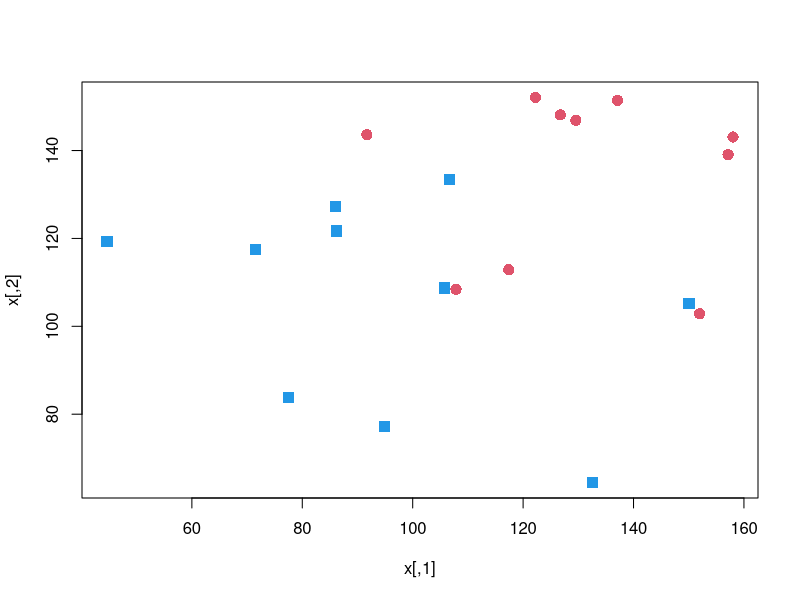
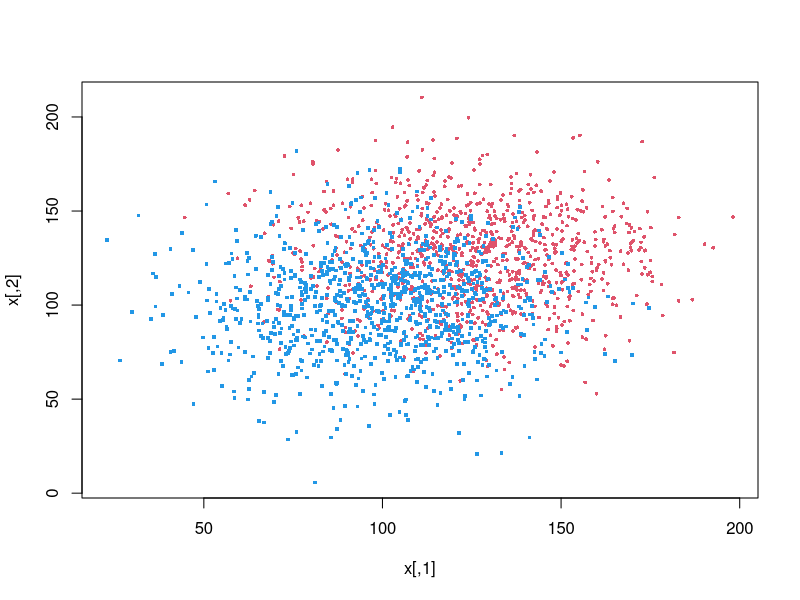
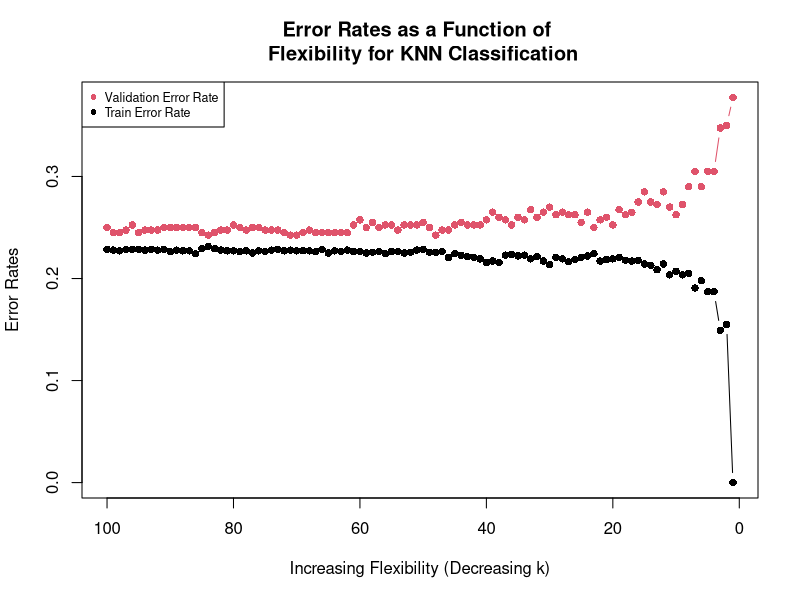

Source code (R) for these figures, in order:
rm(list=ls())
##########################################################################################
### Functions
##########################################################################################
installIfAbsentAndLoad <- function(neededVector) {
  for(thispackage in neededVector) {
    if( ! require(thispackage, character.only = T) )
    { install.packages(thispackage)}
    require(thispackage, character.only = T)
  }
}
##############################
### Load required packages ###
##############################
needed  <-  c("class")  #class contains the knn() function
installIfAbsentAndLoad(needed)
##############################
### Data Example           ###
##############################
set.seed(5072)
x <- matrix(rnorm(20 * 2, 100, 25), ncol = 2)
y <- c(rep("Down", 10), rep("Up", 10))
x[y == "Down",] <- x[y == "Down",] + 25
plot(x, col = ifelse(y == "Up", 4, 2), cex = 1.5, pch = ifelse(y == "Up", 15, 16))
mydata <- data.frame(x , y)
n <- nrow(mydata)
mydata[c(1:5, (n/2 + 1):(n/2 + 5)),]
##############################
### Now for real           ###
##############################
set.seed(5072)
##########################
### Draw a new sample   ##
##########################
x <- matrix(rnorm(2000 * 2, 100, 25), ncol = 2)
y <- c(rep("Down", 1000), rep("Up", 1000))
x[y == "Down",] <- x[y == "Down",] + 25
plot(x, col = ifelse(y == "Up", 4, 2), cex = .5, pch = ifelse(y == "Up", 15, 16))
mydata <- data.frame(x , y, stringsAsFactors = F)
n <- nrow(mydata)
trainprop <- 0.70  #say we want a 70/20/10 split of rows for training, validation and test respectively
validateprop <- 0.2
####################################
### Create three random subsets   ##
####################################
#create a vector of random integers of training size from the vector 1:n
train  <-  sample(n, trainprop * n)
#create a vector of the remaining  integers, then create a vector of random integers
#of validate size by sampling from these
validate  <-  sample(setdiff(1:n, train), validateprop * n) 
#create a vector of the integers not in either training or validate
test <- setdiff(setdiff(1:n, train), validate)
#Create the data frames using the indices created in the three vectors above
trainset <- mydata[train,]
validateset <- mydata[validate,]
testset <- mydata[test,]
# The knn() function requires 4 parameters: 
# 1. A matrix containing the predictors (the X's) associated with the training
#   data, here train.X 
# 2. A matrix containing the predictors (the X's) associated with the data for 
#   which we wish to make predictions, here validate.X for the validate set, 
#   train.X for the training set
# 3. A vector containing the class labels (the Y's) for the training observations, 
#   here train.Y
# 4. A value for K, the number of nearest neighbors to be # used by the 
#   classifier.
train.x <- trainset[-3]
train.y <- trainset$y
validate.x <- validateset[-3]
validate.y <- validateset$y
test.x <- testset[-3]
test.y <- testset$y
####################################
# Fit a knn model with k=1 and produce 
# predictions for the validate set
####################################
knn.pred <- knn(train.x, validate.x,  train.y, k=1)
# Produce a Confusion Matrix and compute the validate 
# error rate with k=1. In the table() function, always put Actuals
# first so they appear in the rows, predictions next so they
# appear in the columns
mytable <- table(validate.y, knn.pred) 
mytable
(mytable["Up", "Down"] + mytable["Down", "Up"]) / sum(mytable)
# A simpler way if all we want is the overall error rate
# without regard for the types of errors.
(mean(validate.y != knn.pred))
## Do the same with the training error rate
knn.pred <- knn(train.x ,train.x  ,train.y  , k=1)
mytable <- table(train.y, knn.pred)   
mytable
(mytable["Up", "Down"] + mytable["Down", "Up"]) / sum(mytable)
(mean(train.y != knn.pred))
##################################################
# Fit a knn model with increasing k and produce 
# corresponding predictions for the validate set
##################################################
numreps <- 100
validate.errors <- rep(0, numreps)
train.errors <- rep(0, numreps)
for(k in 1:numreps) {
  knn.pred <- knn(train.x, validate.x,  train.y, k = k)
  validate.errors[k] <- mean(validate.y != knn.pred)
  
  knn.pred <- knn(train.x, train.x,  train.y, k = k)
  train.errors[k] <- mean(train.y != knn.pred)    
}
print(paste("Minimum validate set error rate occurred at k =", which.min(validate.errors)))
print(paste("Minimum validate error rate was ", validate.errors[which.min(validate.errors)]))

plot(NULL, NULL, type='n', xlim=c(numreps, 1), ylim=c(0,max(c(validate.errors, train.errors))), xlab='Increasing Flexibility (Decreasing k)', ylab='Error Rates', main='Error Rates as a Function of \n Flexibility for KNN Classification')
lines(seq(numreps, 1), validate.errors[length(validate.errors):1], type='b', col=2, pch=16)
lines(seq(numreps, 1), train.errors[length(train.errors):1], type='b', col=1, pch=16)
legend("topleft", legend = c("Validation Error Rate", "Train Error Rate"), col=c(2, 1), cex=.75, pch=16)

#############################
# Compute test error rate 
#############################
knn.pred <- knn(train.x, test.x,  train.y, k = which.min(validate.errors))
mytable <- table(test.y, knn.pred)
print(mytable)
print(paste("Test set error rate was ",(mytable["Up", "Down"] + mytable["Down", "Up"]) / sum(mytable)))
############################################################
# Evaluate the model with the optimal k over many samples
############################################################
######################################
# Evaluate the model over many samples
######################################
test.error.rates <- rep(0,100)
for(i in 1:100) {
  xi <- matrix(rnorm(2000 * 2, 100, 25), ncol = 2)
  xi[y == "Down",] <- xi[y == "Down",] + 25
  knn.pred <- knn(train.x, xi, train.y, k = which.min(validate.errors))
  test.error.rates[i] <- mean(y != knn.pred)
}
print(paste("Expected test error rate: ", mean(test.error.rates), "Expected Standard Deviation of test error rate:", sd(test.error.rates)))



